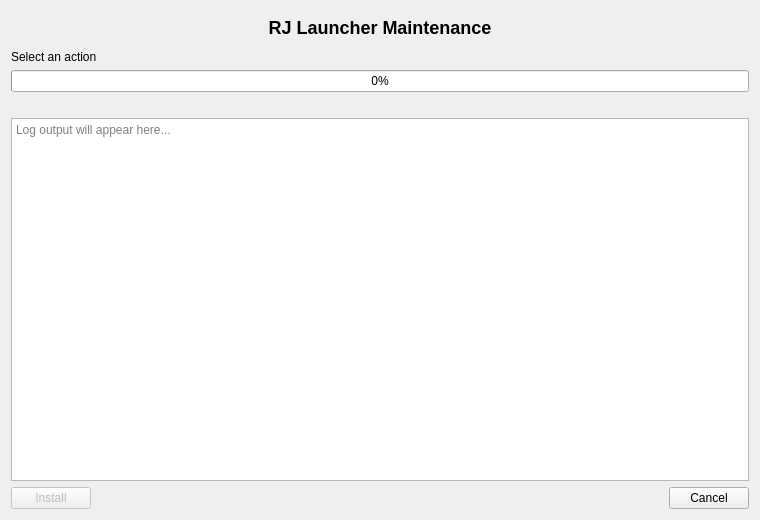
<?xml version="1.0" encoding="UTF-8"?>
<ui version="4.0">
 <class>MadeChangesDialog</class>
 <widget class="QDialog" name="MadeChangesDialog">
  <property name="geometry">
   <rect>
    <x>0</x>
    <y>0</y>
    <width>760</width>
    <height>520</height>
   </rect>
  </property>
  <property name="windowTitle">
   <string>RJ Launcher Maintenance</string>
  </property>
  <layout class="QVBoxLayout" name="verticalLayout">
   <item>
    <widget class="QLabel" name="titleLabel">
     <property name="styleSheet">
      <string>font-weight: bold; font-size: 18px; padding: 6px;</string>
     </property>
     <property name="text">
      <string>RJ Launcher Maintenance</string>
     </property>
     <property name="alignment">
      <set>Qt::AlignmentFlag::AlignCenter</set>
     </property>
    </widget>
   </item>
   <item>
    <layout class="QHBoxLayout" name="statusRow">
     <item>
      <widget class="QLabel" name="statusLabel">
       <property name="text">
        <string>Select an action</string>
       </property>
      </widget>
     </item>
     <item>
      <spacer name="horizontalSpacer">
       <property name="orientation">
        <enum>Qt::Orientation::Horizontal</enum>
       </property>
       <property name="sizeHint" stdset="0">
        <size>
         <width>0</width>
         <height>0</height>
        </size>
       </property>
      </spacer>
     </item>
     <item>
      <widget class="QLabel" name="bytesLabel">
       <property name="text">
        <string/>
       </property>
       <property name="alignment">
        <set>Qt::AlignmentFlag::AlignRight|Qt::AlignmentFlag::AlignTrailing|Qt::AlignmentFlag::AlignVCenter</set>
       </property>
      </widget>
     </item>
    </layout>
   </item>
   <item>
    <widget class="QProgressBar" name="progressBar">
     <property name="value">
      <number>0</number>
     </property>
     <property name="textVisible">
      <bool>true</bool>
     </property>
    </widget>
   </item>
   <item>
    <layout class="QHBoxLayout" name="infoRow">
     <item>
      <widget class="QLabel" name="speedLabel">
       <property name="text">
        <string/>
       </property>
      </widget>
     </item>
     <item>
      <spacer name="infoSpacer">
       <property name="orientation">
        <enum>Qt::Orientation::Horizontal</enum>
       </property>
       <property name="sizeHint" stdset="0">
        <size>
         <width>0</width>
         <height>0</height>
        </size>
       </property>
      </spacer>
     </item>
     <item>
      <widget class="QLabel" name="etaLabel">
       <property name="text">
        <string/>
       </property>
       <property name="alignment">
        <set>Qt::AlignmentFlag::AlignRight|Qt::AlignmentFlag::AlignTrailing|Qt::AlignmentFlag::AlignVCenter</set>
       </property>
      </widget>
     </item>
    </layout>
   </item>
   <item>
    <widget class="QTextEdit" name="logText">
     <property name="placeholderText">
      <string>Log output will appear here...</string>
     </property>
    </widget>
   </item>
   <item>
    <layout class="QHBoxLayout" name="buttonLayout">
     <item>
      <widget class="QPushButton" name="installButton">
       <property name="enabled">
        <bool>false</bool>
       </property>
       <property name="text">
        <string>Install</string>
       </property>
      </widget>
     </item>
     <item>
      <spacer name="buttonSpacer">
       <property name="orientation">
        <enum>Qt::Orientation::Horizontal</enum>
       </property>
       <property name="sizeHint" stdset="0">
        <size>
         <width>0</width>
         <height>0</height>
        </size>
       </property>
      </spacer>
     </item>
     <item>
      <widget class="QPushButton" name="cancelButton">
       <property name="text">
        <string>Cancel</string>
       </property>
      </widget>
     </item>
    </layout>
   </item>
  </layout>
 </widget>
 <resources/>
 <connections/>
</ui>
